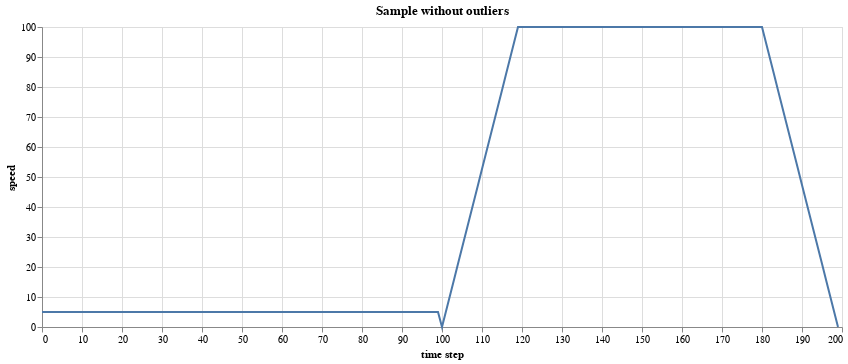

Notebook source saved alongside this figure:
### Markdown cell above
First we adapt our sample generation function such that it can generate a variable number of train segments. For simplicity, we keep the train/walk split at 50%.

### Code cell
sample = generate_sample(total_train_seg_n=1)
fig = sample.get_figure()
fig.properties(title="Sample without outliers", width=800)

### Figure 1 — Vega-Lite specification as saved in the notebook (floating-point values rounded to 4 significant figures; data arrays with more than 128 entries replaced by an {"elided": "..."} marker saying what was removed)
{"config": {"view": {"continuousWidth": 400, "continuousHeight": 300}}, "data": {"name": "data-fc6a47308de03bfccf6b0de88dc80c17"}, "mark": "line", "encoding": {"x": {"type": "quantitative", "field": "time step"}, "y": {"type": "quantitative", "field": "speed"}}, "title": "Sample without outliers", "width": 800, "$schema": "https://vega.github.io/schema/vega-lite/v4.8.1.json", "datasets": {"data-fc6a47308de03bfccf6b0de88dc80c17": {"elided": "200 records"}}}
